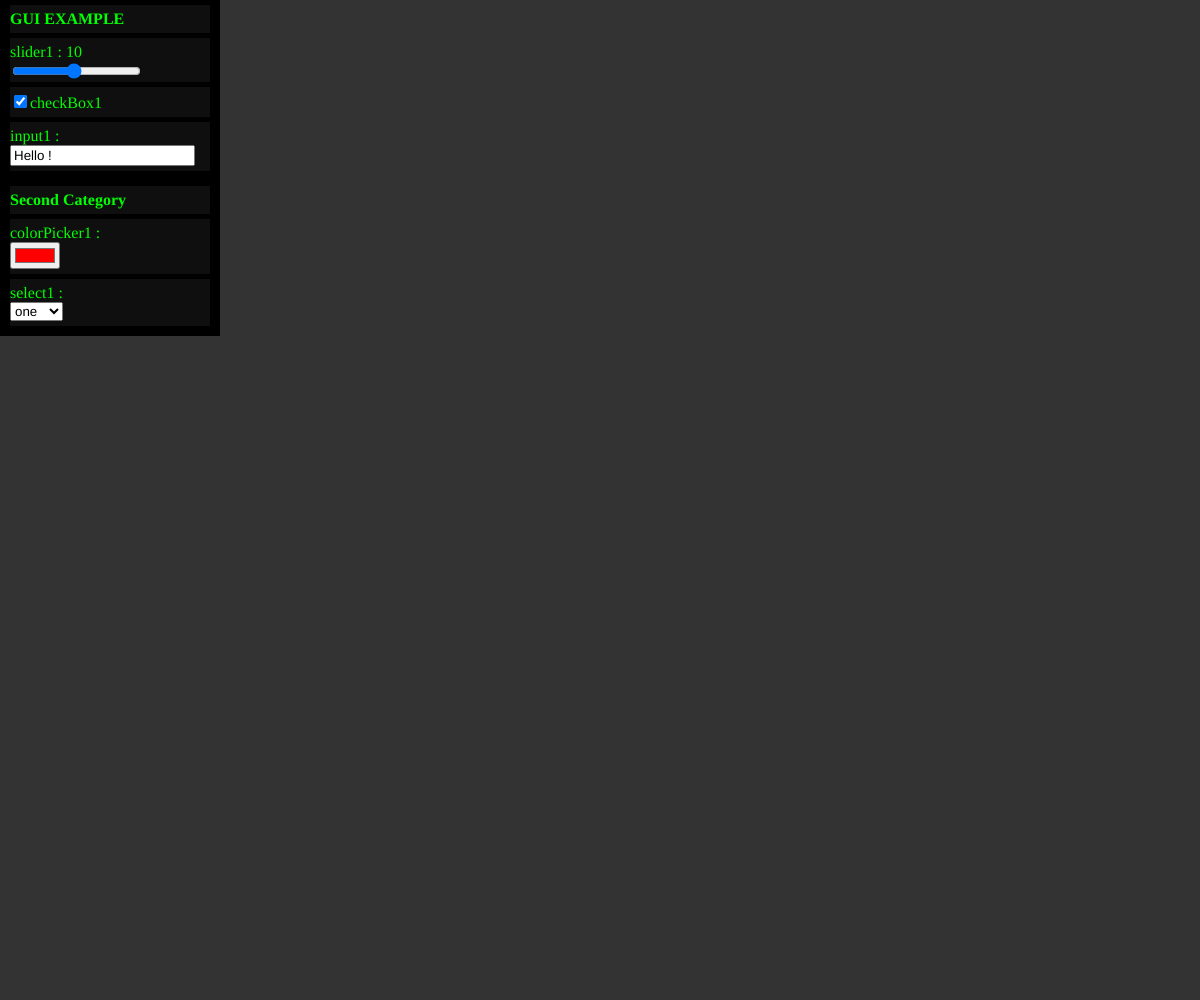
Frame 1 (no input)
Frame 60 (no input): identical to frame 1, image omitted
Frame 120 (the mouse pressed at the canvas centre since frame 60): identical to frame 1, image omitted

The p5.js sketch that drew this single still picture (run headless with seeded random() and noise() and a simulated clock; from frame 60 on, the mouse is pressed at the canvas centre):

// p5.js sketch
// ── sketch.js
var gui

function setup() {
  createCanvas(windowWidth,windowHeight)
  
  gui=new Gui(10,10,'GUI EXAMPLE')
  gui.createSlider('slider1',1,20,10,1)
  gui.createCheckbox('checkBox1',true)
  gui.createInput('input1','Hello !')
  
  gui.createTitle('Second Category',10)
  gui.createColorPicker('colorPicker1',color(255,0,0))
  gui.createSelect('select1',['one','two','three','four'],'one')
  
  print(gui.elements)
}

function draw() {
  background(51)
  gui.run()
}
// ── gui.js
/*
  Gui library made by Iguana
  Based on p5.js
  Version 1.0.0
*/

class Gui {
  constructor(x, y, label,options) {
    this.elements = []
    this.pos = createVector(x, y)
    this.rect = createDiv('')
    this.rect.style('z-index', 1)
    if (typeof label == 'string') {
      this.createTitle(label, 0)
    } else {
      this.createTitle('Gui (by Iguana)', 0)
    }
    this.setStyle(color(0), color(15), color(0, 255, 0))

    this.isShown = true
    this.isDragged = false

    if (options==undefined){
      this.options = {
        outerMarge: 10,
        innerMarge: 5,
        elementMarge: 15,
        draggable:true
      }
    }else{
      this.options=options
    }


  }

  setStyle(bgColor, subColor, textColor) {
    this.style = [bgColor, subColor, textColor]

  }

  lastElt() {
    return this.elements[this.elements.length - 1]
  }

  createTitle(label, marge) {
    this.elements.push(createDiv(label))
    this.lastElt().marge = marge
    this.lastElt().style('font-weight', 'bold')
    this.lastElt().label = label
    this.lastElt().txt = null
    this.lastElt().type = 'title'
    this.lastElt().rect = createDiv('')
  }

  createSlider(label, min, max, value, range, func) {
    this.elements.push(createSlider(min, max, value, range))
    this.lastElt().label = label
    this.lastElt().txt = createDiv(label + ':')
    this.lastElt().type = 'slider'
    this.lastElt().rect = createDiv('')

    if (typeof func == 'function') {
      this.lastElt().changed(func)
    }

  }

  createCheckbox(label, value, func) {
    this.elements.push(createCheckbox(label, value))
    this.lastElt().label = label
    this.lastElt().txt = null
    this.lastElt().type = 'checkbox'
    this.lastElt().rect = createDiv('')

    if (typeof func == 'function') {
      this.lastElt().changed(func)
    }
  }

  createInput(label, value, func) {
    this.elements.push(createInput(value))
    this.lastElt().label = label
    this.lastElt().txt = createDiv(label + ' : ')
    this.lastElt().type = 'input'
    this.lastElt().rect = createDiv('')

    if (typeof func == 'function') {
      this.lastElt().input(func)
    }
  }

  createColorPicker(label, color, func) {
    this.elements.push(createColorPicker(color))
    this.lastElt().label = label
    this.lastElt().txt = createDiv(label + ' : ')
    this.lastElt().type = 'colorpicker'
    this.lastElt().rect = createDiv('')

    if (typeof func == 'function') {
      this.lastElt().input(func)
    }
  }

  createButton(label, func) {
    this.elements.push(createButton(label))
    this.lastElt().label = label
    this.lastElt().txt = null
    this.lastElt().type = 'button'
    this.lastElt().rect = createDiv('')

    if (typeof func == 'function') {
      this.lastElt().mousePressed(func)
    }
  }
  createSelect(label, options, selected, func) {
    this.elements.push(createSelect())
    for (let o of options) {
      this.lastElt().option(o)
    }
    this.lastElt().selected(selected)
    this.lastElt().label = label
    this.lastElt().txt = createDiv(label + ' : ')
    this.lastElt().type = 'select'
    this.lastElt().rect = createDiv('')

    if (typeof func == 'function') {
      this.lastElt().changed(func)
    }
  }

  getElement(labelOrIndex) {
    if (typeof labelOrIndex == 'string') {
      for (let i=0;i<this.elements.length;i++) {
        if (this.elements[i].label == labelOrIndex) {
          return [this.elements[i],i]
        }
      }
    } else if (typeof labelOrIndex == 'number' && labelOrIndex < this.elements.length) {
      return [this.elements[floor(labelOrIndex)],floor(labelOrIndex)]
    }
    console.warn("Could not access element " + labelOrIndex + " of your Gui")
    return [undefined,undefined]
  }

  removeElement(labelOrIndex) {
    let elt=this.getElement(labelOrIndex)[0]
    let index=this.getElement(labelOrIndex)[1]
    
    if (elt!=undefined){
      elt.remove()
      elt.rect.remove()
      if (elt.txt){
        elt.txt.remove()
      }
      
      this.elements.splice(index,1)
    }
  }

  getValue(labelOrIndex) {
    let elt = this.getElement(labelOrIndex)[0]
    if (elt != undefined) {
      if (['slider', 'input', 'select'].includes(elt.type)) {
        return elt.value()
      }
      if (elt.type == 'colorpicker') {
        return elt.color()
      }
      if (elt.type == 'checkbox') {
        return elt.checked()
      }
    }
  }

  setValue(labelOrIndex, value) {
    let elt = this.getElement(labelOrIndex)[0]
    let index = this.getElement(labelOrIndex)[1]
    if (elt != undefined) {
      if (['slider', 'input', 'select'].includes(elt.type) && (typeof value == 'number' || typeof value == 'string')) {
        elt.value(value)
      } else if (elt.type == 'colorpicker' && value instanceof p5.Color) {
        
        let temp=elt
        
        this.elements[index]=createColorPicker(value)
        
        this.elements[index].label = temp.label
        this.elements[index].txt = createDiv(temp.label + ' : ')
        this.elements[index].type = 'colorpicker'
        this.elements[index].rect = createDiv('')
        
        
        elt.rect.remove()
        if (elt.txt){
          elt.txt.remove()
        }
        elt.remove()
        
        
      } else if (elt.type == 'checkbox' && typeof value == 'boolean') {
        elt.checked(value)
      } else if (['title', 'button'].includes(elt.type)) {
        elt.html(value)
      }
    }
  }

  setFunction(labelOrIndex, func) {
    let elt = this.getElement(labelOrIndex)[0]
    if (elt != undefined && typeof func == 'function') {
      if (['slider', 'checkbox', 'select'].includes(elt.type)) {
        elt.changed(func)
      } else if (['colorpicker', 'input'].includes(elt.type)) {
        elt.input(func)
      } else if (elt.type == 'button') {
        elt.mousePressed(func)
      }
    }
  }

  position(x, y) {
    this.pos = createVector(x, y)
  }

  show() {
    this.isShown = true
    this.rect.show()
    for (let e of this.elements) {
      e.show()
      e.rect.show()
      if (e.txt) {
        e.txt.show()
      }
    }
  }
  hide() {
    this.isShown = false
    this.rect.hide()
    for (let e of this.elements) {
      e.hide()
      e.rect.hide()
      if (e.txt) {
        e.txt.hide()
      }
    }
  }
  remove(){
    for (let i=this.elements.length-1;i>=0;i--){
      this.removeElement(i)
    }
    this.rect.remove()
  }

  run() {
    this.updateDOM()
    this.updateDOMtext()
  }
  
  canBeDragged(){
    let outerMarge = this.options.outerMarge
    let innerMarge = this.options.innerMarge
    return this.elements.length>0 && (mouseX>this.pos.x - outerMarge) && mouseX<(this.pos.x - outerMarge)+(this.getSize().x + outerMarge * 2) && mouseY>(this.pos.y - outerMarge - innerMarge) && mouseY<(this.pos.y - outerMarge - innerMarge)+(this.elements[0].height+innerMarge*2+outerMarge)
  }

  updateDOM() {
    let outerMarge = this.options.outerMarge
    let innerMarge = this.options.innerMarge
    
    if (this.options.draggable && this.canBeDragged()){
      if (mouseIsPressed && this.isDragged==false){
        this.isDragged=true
      }
    }
    
    if (this.isDragged){
      this.pos.add(createVector(mouseX-pmouseX,mouseY-pmouseY))
      if (!mouseIsPressed){
        this.isDragged=false
      }
    }

    this.rect.position(this.pos.x - outerMarge, this.pos.y - outerMarge - innerMarge)
    this.rect.style('width', (this.getSize().x + outerMarge * 2) + 'px')
    this.rect.style('height', (this.getSize().y + outerMarge * 2 + innerMarge * 2) + 'px')

    this.rect.style('background', this.style[0])

    let sz = this.getSize()
    let marge = this.options.elementMarge
    let y = this.pos.y
    for (let i = 0; i < this.elements.length; i++) {
      let elt = this.elements[i]
      if (elt.marge) {
        y += elt.marge
      }
      let txtHeight = 0
      if (elt.txt) {
        txtHeight = elt.txt.height
      }
      elt.style('z-index', 3)
      if (!['button', 'input', 'select'].includes(elt.type)) {
        elt.style('color', this.style[2])
      }
      elt.rect.position(this.pos.x, y - innerMarge)
      elt.rect.style('width', sz.x + 'px')
      elt.rect.style('height', elt.height + txtHeight + innerMarge * 2 + 'px')
      elt.rect.style('background', this.style[1])
      elt.rect.style('z-index', 2)

      if (elt.txt) {
        elt.txt.position(this.pos.x, y)
        elt.txt.style('color', this.style[2])
        elt.txt.style('z-index', 3)
        y += elt.txt.height
      }

      elt.position(this.pos.x, y)
      y += elt.height
      y += marge
    }
  }

  updateDOMtext() {
    for (let i = 0; i < this.elements.length; i++) {
      let elt = this.elements[i]

      if (elt.type == 'slider') {
        elt.txt.html(elt.label + ' : ' + elt.value())
      }
    }
  }


  getSize() {
    let sz = createVector(200, 0)
    for (let i = 0; i < this.elements.length; i++) {
      let elt = this.elements[i]
      if (elt.marge) {
        sz.y += elt.marge
      }
      if (elt.txt) {
        sz.y += elt.txt.height
      }
      sz.y += elt.height
      if (i != this.elements.length - 1) {
        sz.y += this.options.elementMarge
      }
    }
    return sz
  }
}
